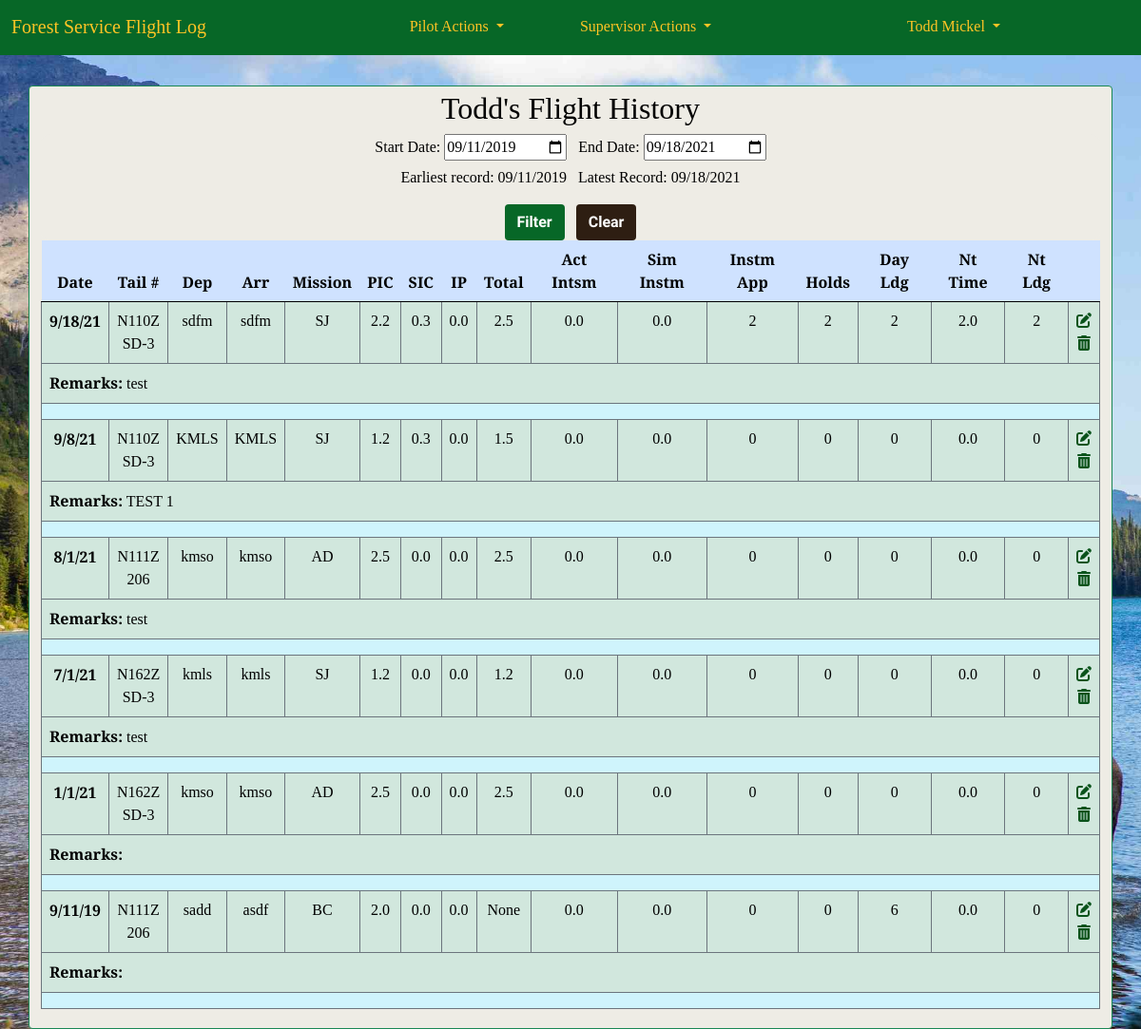
/pilot_log/view/ (signed in), run on an earlier commit of the app's database.
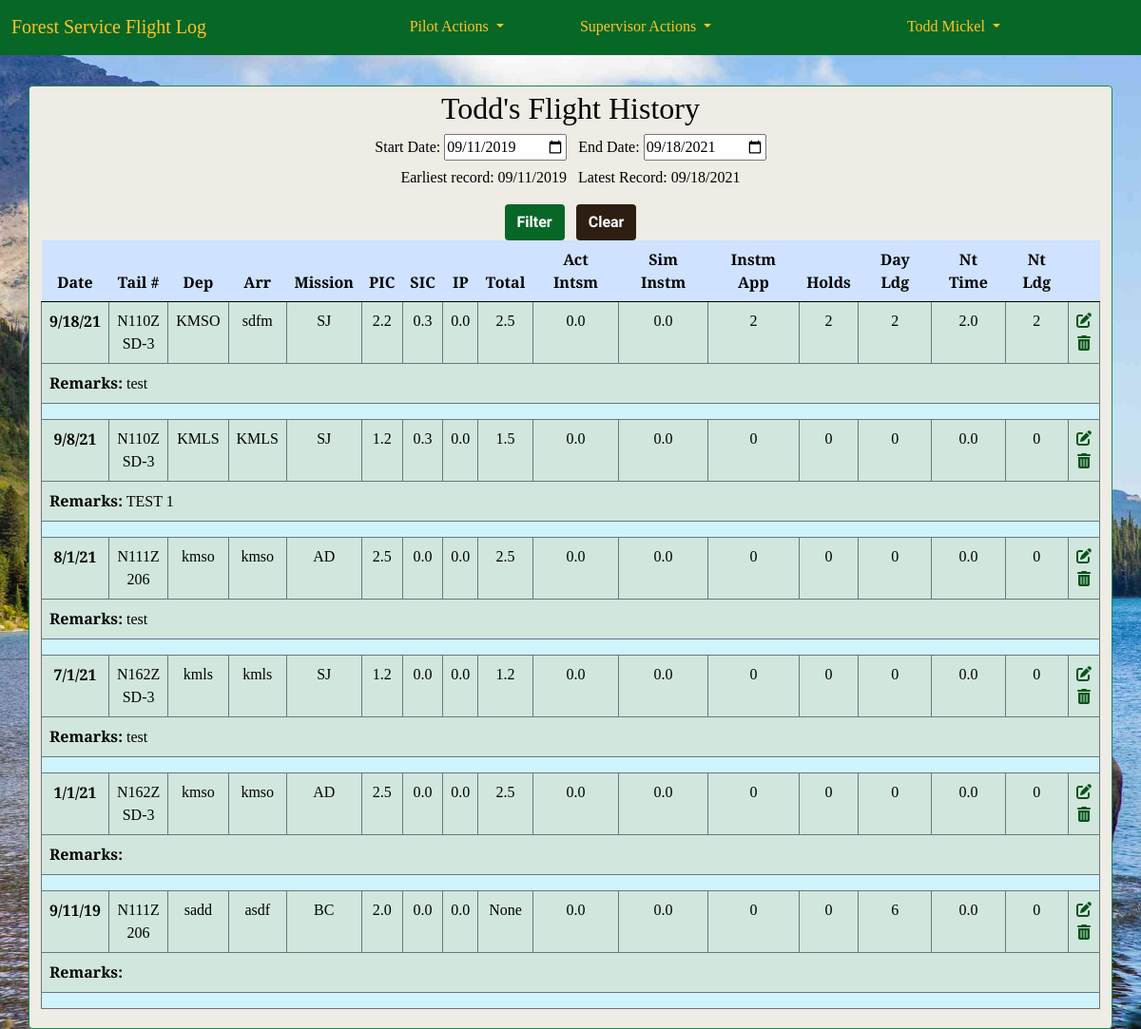
And on a later commit of the database.
### pilot_log/models.py (models this page shows, shortened)
class FlightDetail(models.Model):
    pilot = models.ForeignKey(
        'accounts.CustomUser',
        on_delete = models.CASCADE,
        blank=False,
        null=False,
        )
    date_of_flight = models.DateField(null=False, blank=False)
    tail_number = models.ForeignKey(
        'Aircraft',
        on_delete = models.PROTECT,
        blank=False,
        null=False,
        )
    depart_ICAO = models.CharField(max_length=4, null=False, blank=False, default="KMSO")
    arrival_ICAO = models.CharField(max_length=4, null=False, blank=False, default="KMSO")
    msn_type = models.CharField(
        max_length=20,
        choices=settings.MISSION_CHOICES,
        null=False,
        blank=False,
        )
    pic_time = models.DecimalField(max_digits=2, decimal_places=1, default=0.0)
    sic_time = models.DecimalField(max_digits=2, decimal_places=1, default=0.0)
    instructor_time = models.DecimalField(max_digits=2, decimal_places=1, default=0.0)
    total_time = models.DecimalField(max_digits=3, decimal_places=1, null=True, blank=True)
    act_instrument_time = models.DecimalField(max_digits=2, decimal_places=1, default=0.0)
    sim_instrument_time = models.DecimalField(max_digits=2, decimal_places=1, default=0.0)
    instrument_appchs = models.IntegerField(default=0)
    holds = models.IntegerField(default=0)
    day_landings = models.IntegerField(default=0)
    night_time = models.DecimalField(max_digits=2, decimal_places=1, default=0.0)
    night_landings = models.IntegerField(default=0)
    remarks = models.TextField(max_length=250, blank=True, default='')
    class Meta:
        ordering = ['-date_of_flight']
        get_latest_by = 'date_of_flight'

class Aircraft(models.Model):
    tail_number = models.CharField(
        max_length=10,
        primary_key=True
        )
    aircraft_type = models.CharField(
        max_length=15,
        choices=settings.AIRCRAFT_TYPES,
        null=False,
        blank=False
    )

### pilot_log/views.py (the view)
# urls.py: path('view/', FlightListView.as_view(), name='flight_list')
class FlightListView(LoginRequiredMixin, ListView):
    model = FlightDetail
    form_class = FlightListFilterForm
    template_name = "view_flights.html"
    start_date = ''
    end_date = ''
    def get_start_date(self):
        start_date = self.start_date
        try:
            start_date = self.request.GET['start_date']
        except:
            start_date = ''
        if start_date is '':
            start_date = date.today() - datetime.timedelta(weeks=2600)
        return start_date
    def get_end_date(self):
        end_date = self.end_date
        try:
            end_date = self.request.GET['end_date']
        except:
            end_date = ''
        if end_date is '':
            end_date = date.today()
        return end_date
    def get_queryset(self):
        qs = super().get_queryset()
        start = self.get_start_date()
        end = self.get_end_date()
        qs = qs.filter(pilot=self.request.user).filter(
            date_of_flight__gte=start,
            date_of_flight__lte= end
            )
        return qs
    def get_context_data(self, **kwargs):
        context=super().get_context_data(**kwargs)
        context['earliest'] = FlightDetail.objects.filter(pilot=self.request.user).earliest('date_of_flight').date_of_flight
        context['latest'] = FlightDetail.objects.filter(pilot=self.request.user).latest('date_of_flight').date_of_flight
        context['earliest_filtered'] = self.object_list.earliest('date_of_flight').date_of_flight
        context['latest_filtered'] = self.object_list.latest('date_of_flight').date_of_flight
        return context

### templates/view_flights.html (shortened to what this page needs)
{% extends 'base.html' %}
{% load crispy_forms_tags %}
{% block content %}
<div class="container border border-success rounded py-1">
<h2 class="text-center">{{ user.first_name }}'s Flight History</h2>
<form action="" method="GET">
    <label for="start_date" class="form-label">Start Date:</label>
    <input type="date" id="start_date" name="start_date" value="{{ earliest_filtered|date:'Y-m-d'}}">&nbsp;&nbsp;
    <label for="end_date" class="form-label">End Date:</label>
    <input type="date" id="end_date" name="end_date" value="{{ latest_filtered|date:'Y-m-d' }}"><br>
    <p>Earliest record: {{ earliest|date:"m/d/Y" }}&nbsp;&nbsp;&nbsp;Latest Record: {{ latest|date:"m/d/Y" }}</p>
    <button class="btn submit_btn" type="submit">Filter</button>&nbsp;&nbsp;
    <button class="btn cancel_btn" type="reset">Clear</button>
</form>
<table class="table">
    <thead style="position: sticky;top: 0" class="thead-light">
        <tr class="table-primary">
            <th scope="col">Date</th>
            <th scope="col">Tail #</th>
            <th scope="col">Dep</th>
            <th scope="col">Arr</th>
            <th scope="col">Mission</th>
            <th scope="col">PIC</th>
            <th scope="col">SIC</th>
            <th scope="col">IP</th>
            <th scope="col">Total</th>
            <th scope="col">Act Intsm</th>
            <th scope="col">Sim Instm</th>
            <th scope="col">Instm App</th>
            <th scope="col">Holds</th>
            <th scope="col">Day Ldg</th>
            <th scope="col">Nt Time</th>
            <th scope="col">Nt Ldg</th>
            <th scope="col"></th>
        </tr>
    </thead>
    <tbody>
        {% for flight in object_list %}
        <tr class="table-success border border-secondary">
            <th scope="row" class="border border-secondary">{{ flight.date_of_flight|date:"n/j/y" }}</th>
            <td class="border border-secondary">{{ flight.tail_number.tail_number }}<br>{{ flight.tail_number.aircraft_type }}</td>
            <td class="border border-secondary">{{ flight.depart_ICAO }}</td>
            <td class="border border-secondary">{{ flight.arrival_ICAO }}</td>
            <td class="border border-secondary">{{ flight.msn_type }}</td>
            <td class="border border-secondary">{{ flight.pic_time }}</td>
            <td class="border border-secondary">{{ flight.sic_time }}</td>
            <td class="border border-secondary">{{ flight.instructor_time }}</td>
            <td class="border border-secondary">{{ flight.total_time }}</td>
            <td class="border border-secondary">{{ flight.act_instrument_time }}</td>
            <td class="border border-secondary">{{ flight.sim_instrument_time }}</td>
            <td class="border border-secondary">{{ flight.instrument_appchs }}</td>
            <td class="border border-secondary">{{ flight.holds }}</td>
            <td class="border border-secondary">{{ flight.day_landings }}</td>
            <td class="border border-secondary">{{ flight.night_time }}</td>
            <td class="border border-secondary">{{ flight.night_landings }}</td>
            <td class="border border-secondary">
                <a class="fas fa-edit" href="{% url 'flight_edit' flight.id  %}"></a><br>
                <a class="fas fa-trash-alt" href="{% url 'flight_delete' flight.id %}"></i></td>
        </tr>
        <tr class="table-success border border-secondary">
            <td colspan = "17" class="text-start"><b>Remarks:</b>  {{ flight.remarks }}</td>
        </tr>
        <tr class="table-info border border-secondary"><td colspan = "17"></td></tr>
        {% endfor %}
    </tbody>
</table>
</div>
{% endblock content %}

What changed in the data, as far as the page shows it:
changed FlightDetail "sdfm": depart_ICAO "sdfm" → "KMSO"
